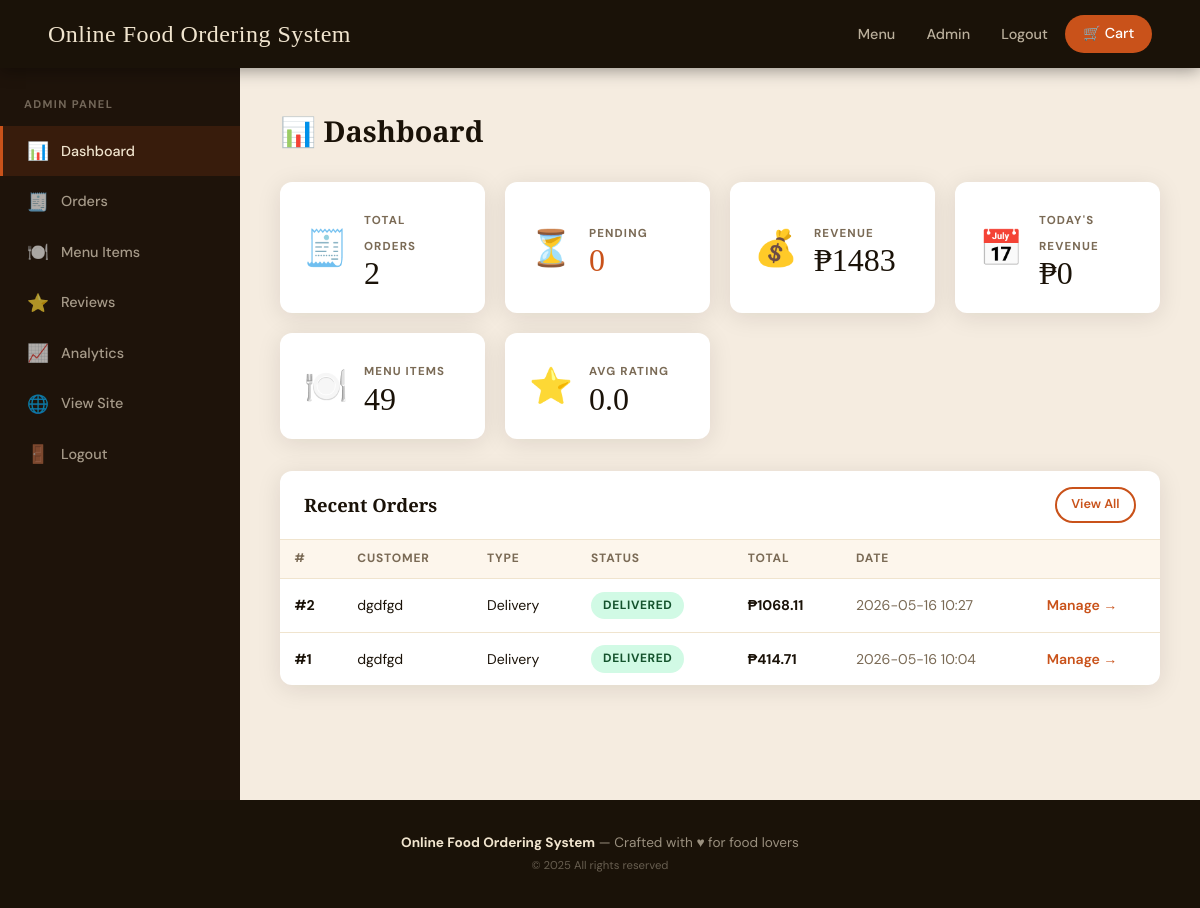
The page /admin (signed in) on the database its author committed.
### tables this page shows
CREATE TABLE orders (
    id                  INTEGER PRIMARY KEY AUTOINCREMENT,
    customer_id         INTEGER NOT NULL REFERENCES users(id),
    status_id           INTEGER NOT NULL REFERENCES order_statuses(id) DEFAULT 1,
    fulfillment_type_id INTEGER NOT NULL REFERENCES fulfillment_types(id),
    -- delivery address (NULL for pickup)
    delivery_address    TEXT,
    delivery_city       TEXT,
    delivery_zip        TEXT,
    -- financials
    subtotal            REAL    NOT NULL DEFAULT 0,
    delivery_fee        REAL    NOT NULL DEFAULT 0,
    tax                 REAL    NOT NULL DEFAULT 0,
    total               REAL    NOT NULL DEFAULT 0,
    -- meta
    special_instructions TEXT,
    created_at          DATETIME DEFAULT CURRENT_TIMESTAMP,
    updated_at          DATETIME DEFAULT CURRENT_TIMESTAMP
);

CREATE TABLE users (
    id            INTEGER PRIMARY KEY AUTOINCREMENT,
    role_id       INTEGER NOT NULL REFERENCES roles(id),
    full_name     TEXT    NOT NULL,
    email         TEXT    NOT NULL UNIQUE,
    password_hash TEXT    NOT NULL,
    phone         TEXT,
    created_at    DATETIME DEFAULT CURRENT_TIMESTAMP
);

CREATE TABLE fulfillment_types (
    id    INTEGER PRIMARY KEY AUTOINCREMENT,
    name  TEXT    NOT NULL UNIQUE   -- 'pickup' | 'delivery'
);

CREATE TABLE order_statuses (
    id    INTEGER PRIMARY KEY AUTOINCREMENT,
    name  TEXT    NOT NULL UNIQUE   -- pending | confirmed | preparing | ready | out_for_delivery | delivered | cancelled
);

### app.py (the view)
@app.route("/admin")
@admin_required
def admin_dashboard():
    total_orders   = query("SELECT COUNT(*) AS n FROM orders", one=True)["n"]
    pending_orders = query(
        "SELECT COUNT(*) AS n FROM orders WHERE status_id = (SELECT id FROM order_statuses WHERE name='pending')",
        one=True
    )["n"]
    total_revenue  = query(
        "SELECT COALESCE(SUM(total),0) AS s FROM orders WHERE status_id != (SELECT id FROM order_statuses WHERE name='cancelled')",
        one=True
    )["s"]
    total_items    = query("SELECT COUNT(*) AS n FROM menu_items", one=True)["n"]
    recent_orders  = query(
        """SELECT o.*, os.name AS status_name, ft.name AS fulfillment_name, u.full_name AS customer_name,
                  pm.name AS payment_method, ps.name AS payment_status
           FROM orders o
           JOIN order_statuses os    ON os.id = o.status_id
           JOIN fulfillment_types ft ON ft.id = o.fulfillment_type_id
           JOIN users u ON u.id = o.customer_id
           LEFT JOIN payments p ON p.order_id = o.id
           LEFT JOIN payment_methods pm ON pm.id = p.payment_method_id
           LEFT JOIN payment_statuses ps ON ps.id = p.payment_status_id
           ORDER BY o.created_at DESC LIMIT 10"""
    )
    today_revenue = query(
        """SELECT COALESCE(SUM(total),0) AS s FROM orders
           WHERE DATE(created_at) = DATE('now')
           AND status_id != (SELECT id FROM order_statuses WHERE name='cancelled')""",
        one=True
    )["s"]
    top_item = query(
        """SELECT m.name, SUM(oi.quantity) AS total_qty
           FROM order_items oi
           JOIN menu_items m ON m.id = oi.menu_item_id
           JOIN orders o ON o.id = oi.order_id
           WHERE DATE(o.created_at) = DATE('now')
           GROUP BY oi.menu_item_id ORDER BY total_qty DESC LIMIT 1""",
        one=True
    )
    avg_rating = query(
        "SELECT COALESCE(AVG(rating),0) AS avg FROM reviews WHERE menu_item_id IS NULL",
        one=True
    )["avg"]
    return render_template("admin/dashboard.html",
                           total_orders=total_orders,
                           pending_orders=pending_orders,
                           total_revenue=total_revenue,
                           total_items=total_items,
                           recent_orders=recent_orders,
                           today_revenue=today_revenue,
                           top_item=top_item,
                           avg_rating=avg_rating)

### app.py (called while the page is built)
def get_db():
    if "db" not in g:
        g.db = sqlite3.connect(DATABASE, detect_types=sqlite3.PARSE_DECLTYPES)
        g.db.row_factory = sqlite3.Row
        g.db.execute("PRAGMA foreign_keys = ON")
    return g.db

def query(sql, params=(), one=False):
    cur = get_db().execute(sql, params)
    rv  = cur.fetchall()
    return (rv[0] if rv else None) if one else rv

def login_required(view):
    @functools.wraps(view)
    def wrapped(**kwargs):
        if "user_id" not in session:
            flash("Please log in to continue.", "warning")
            return redirect(url_for("login"))
        return view(**kwargs)
    return wrapped

def admin_required(view):
    @functools.wraps(view)
    def wrapped(**kwargs):
        if session.get("role") != "admin":
            flash("Admin access required.", "danger")
            return redirect(url_for("index"))
        return view(**kwargs)
    return login_required(wrapped)

@app.context_processor
def inject_globals():
    cart      = session.get("cart", {})
    cart_count = sum(v["qty"] for v in cart.values())
    return dict(
        cart_count=cart_count,
        current_user_name=session.get("user_name"),
        current_role=session.get("role"),
        logged_in="user_id" in session,
    )

### templates/admin/dashboard.html (shortened to what this page needs)
{% extends "admin/base_admin.html" %}
{% block admin_content %}
<h1 class="admin-page-title">📊 Dashboard</h1>
<div class="stats-grid">
  <div class="stat-card">
    <div class="stat-icon">🧾</div>
    <div class="stat-info">
      <label>Total Orders</label>
      <div class="num">{{ total_orders }}</div>
    </div>
  </div>
  <div class="stat-card highlight">
    <div class="stat-icon">⏳</div>
    <div class="stat-info">
      <label>Pending</label>
      <div class="num">{{ pending_orders }}</div>
    </div>
  </div>
  <div class="stat-card">
    <div class="stat-icon">💰</div>
    <div class="stat-info">
      <label>Revenue</label>
      <div class="num">₱{{ "%.0f"|format(total_revenue) }}</div>
    </div>
  </div>
  <div class="stat-card">
    <div class="stat-icon">📅</div>
    <div class="stat-info">
      <label>Today's Revenue</label>
      <div class="num">₱{{ "%.0f"|format(today_revenue) }}</div>
    </div>
  </div>
  <div class="stat-card">
    <div class="stat-icon">🍽️</div>
    <div class="stat-info">
      <label>Menu Items</label>
      <div class="num">{{ total_items }}</div>
    </div>
  </div>
  <div class="stat-card">
    <div class="stat-icon">⭐</div>
    <div class="stat-info">
      <label>Avg Rating</label>
      <div class="num">{{ "%.1f"|format(avg_rating) }}</div>
    </div>
  </div>
</div>
<div class="orders-table-wrap">
  <div class="table-header">
    <h2>Recent Orders</h2>
    <a href="{{ url_for('admin_orders') }}" class="btn btn-outline btn-sm">View All</a>
  </div>
  <div style="overflow-x:auto">
    <table>
      <thead>
        <tr>
          <th>#</th><th>Customer</th><th>Type</th><th>Status</th><th>Total</th><th>Date</th><th></th>
        </tr>
      </thead>
      <tbody>
        {% for o in recent_orders %}
        <tr>
          <td><strong>#{{ o.id }}</strong></td>
          <td>{{ o.customer_name }}</td>
          <td>{{ o.fulfillment_name|title }}</td>
          <td><span class="status-badge status-{{ o.status_name }}">{{ o.status_name|replace('_',' ')|title }}</span></td>
          <td><strong>₱{{ "%.2f"|format(o.total) }}</strong></td>
          <td style="color:var(--muted)">{{ o.created_at[:16] }}</td>
          <td><a href="{{ url_for('admin_order_detail', order_id=o.id) }}" class="tbl-link">Manage →</a></td>
        </tr>
        {% else %}
        <tr><td colspan="7" style="text-align:center;color:var(--muted);padding:2rem">No orders yet.</td></tr>
        {% endfor %}
      </tbody>
    </table>
  </div>
</div>
{% endblock %}

### templates/base.html (style rules this page uses)
*, *::before, *::after { box-sizing: border-box; margin: 0; padding: 0; }
:root { --cream: #fdf6ec; --sand: #f0e4ce; --spice: #c9521a; --spice-dk: #a03e10; --ink: #1a1208; --muted: #7a6a55; --success: #2e7d32; --warning: #b45309; --danger: #b91c1c; --info: #1e5799; --radius: 12px; --shadow: 0 4px 24px rgba(26,18,8,.10); --nav-h: 68px; }
html { scroll-behavior: smooth; }
body { font-family: 'DM Sans', sans-serif; background: var(--cream); color: var(--ink); min-height: 100vh; display: flex; flex-direction: column; line-height: 1.6; }
.btn { display: inline-flex; align-items: center; gap: .4rem; padding: .6rem 1.4rem; border: none; border-radius: 100px; font-family: inherit; font-size: .9rem; font-weight: 600; cursor: pointer; text-decoration: none; transition: transform .15s, box-shadow .15s, background .2s; }
.btn-outline { background: transparent; border: 2px solid var(--spice); color: var(--spice); }
.btn-sm { padding: .35rem .9rem; font-size: .8rem; }
.status-badge { display: inline-block; padding: .25rem .75rem; border-radius: 100px; font-size: .75rem; font-weight: 700; text-transform: uppercase; letter-spacing: .05em; }
.status-delivered { background:#d1fae5; color:#14532d; }

### templates/admin/base_admin.html (style rules this page uses)
.admin-page-title { font-family:'Playfair Display',serif; font-size:1.8rem; margin-bottom:1.75rem; display:flex; align-items:center; gap:.6rem; }

### templates/admin/dashboard.html (style rules this page uses)
.stats-grid { display:grid; grid-template-columns:repeat(auto-fit,minmax(200px,1fr)); gap:1.25rem; margin-bottom:2rem; }
.stat-card { background:#fff; border-radius:var(--radius); box-shadow:var(--shadow); padding:1.5rem; display:flex; align-items:center; gap:1rem; }
.stat-icon { font-size:2.2rem; }
.stat-info label { font-size:.72rem; font-weight:700; text-transform:uppercase; letter-spacing:.1em; color:var(--muted); }
.stat-info .num { font-family:'Playfair Display',serif; font-size:2rem; line-height:1; color:var(--ink); }
.stat-card.highlight .num { color:var(--spice); }
.orders-table-wrap { background:#fff; border-radius:var(--radius); box-shadow:var(--shadow); overflow:hidden; }
.table-header { padding:1rem 1.5rem; border-bottom:1px solid var(--sand); display:flex; align-items:center; justify-content:space-between; }
.table-header h2 { font-family:'Playfair Display',serif; font-size:1.15rem; }
table { width:100%; border-collapse:collapse; }
thead tr { background:#fdf6ec; }
th { padding:.6rem .9rem; text-align:left; font-size:.75rem; font-weight:700; text-transform:uppercase; letter-spacing:.07em; color:var(--muted); }
td { padding:.8rem .9rem; font-size:.88rem; border-top:1px solid var(--sand); }
.tbl-link { color:var(--spice); font-weight:600; text-decoration:none; }

### rows shown on the page
orders: id "2", customer_name "dgdfgd", fulfillment_name "Delivery", status_name "DELIVERED", total "1068.11", created_at "2026-05-16 10:27"
orders: id "1", customer_name "dgdfgd", fulfillment_name "Delivery", status_name "DELIVERED", total "414.71", created_at "2026-05-16 10:04"

### other values the page prints
{{ total_orders }} "2"
{{ pending_orders }} "0"
{{ "%.0f"|format(total_revenue) }} "1483"
{{ "%.0f"|format(today_revenue) }} "0"
{{ total_items }} "49"
{{ "%.1f"|format(avg_rating) }} "0.0"
